Frame 1 (no input): blank canvas, image omitted
Frame 60 (the mouse pressed at the canvas centre just before this capture): blank canvas, image omitted
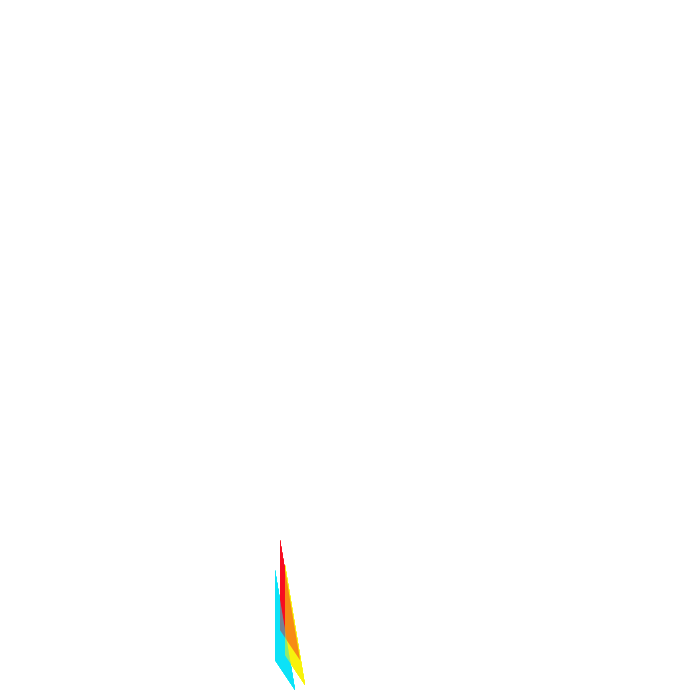
Frame 120 (the mouse held since frame 60 and released just before this capture)

The Processing sketch whose frames 1 and 60 were blank and that drew this single picture after the mouse press (run headless with seeded random() and noise(); from frame 60 on, the mouse is pressed at the canvas centre):

// Processing sketch: processing_86659
// ── processing_86659.pde

void setup()
{
// taille
size(700,700);
background(255);
}
 
void draw()
{
 
// Toujours centrer
// translate(width/2, height/2);
 
if (mousePressed) {
// option de tourner sur soi meme la forme
 
pushMatrix();
noStroke();

translate(mouseX,mouseY);
rotate(radians(90));
translate(160, 30);
noStroke();
fill(247, 12, 32, 50);
scale(1, 0.5);
triangle(150, 40, 120, 80, 30, 80);

translate(30,10);
noStroke();
fill(12, 226, 247, 50);
triangle(150, 40, 120, 80, 30, 80);

translate(-5, -20);
noStroke();
fill(247, 240, 12, 50);
triangle(150, 40, 120, 80, 30, 80);


 
popMatrix();
 
}
}
